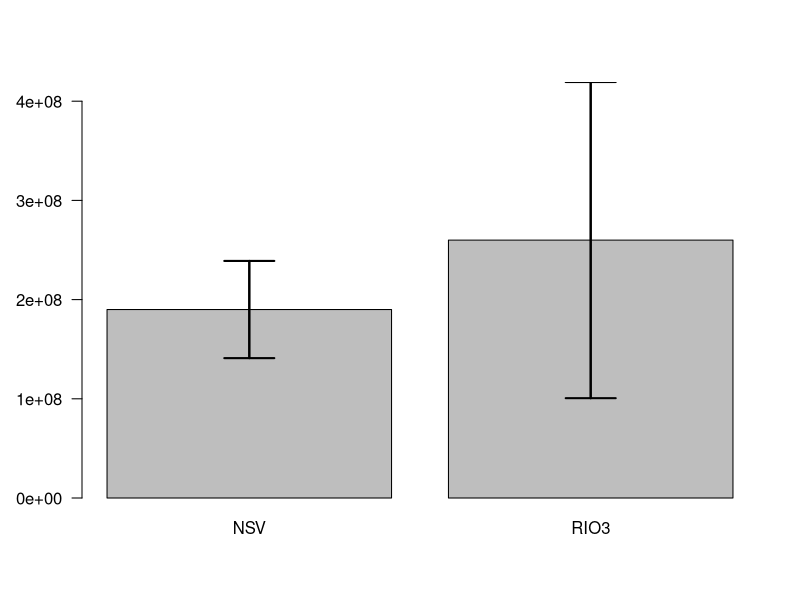

The R source for this figure:
data <- data.frame(kinase = c(rep("NSV",5),rep("RIO3",5)),
                   vial = c(rep(seq(from = 1, to = 5, by = 1),2)),
                   PFU = c(250000000,200000000,200000000,200000000,100000000,
                           150000000,100000000,550000000,200000000,300000000),
                   colorScheme = c(rep("Monochromatic",5),rep("Colored",5)))
data$kinase <- factor(data$kinase)

names <- c("NSV", "RIO3")
mean <- c(mean(data[data$kinase=="NSV",]$PFU),
          mean(data[data$kinase=="RIO3",]$PFU))
se <- c(sd(data[data$kinase=="NSV",]$PFU)/sqrt(5),
        sd(data[data$kinase=="RIO3",]$PFU/sqrt(5)))


plotTop <- max(mean+se*2)
barCenters <- barplot(height = mean, names.arg=names,
                      col="gray", las=1, ylim=c(0,plotTop))
segments(barCenters, mean-se*2, barCenters, mean+se*2, lwd=2)
arrows(barCenters, mean-se*2, barCenters, mean+se*2, lwd=2,
       angle=90, code=3)
